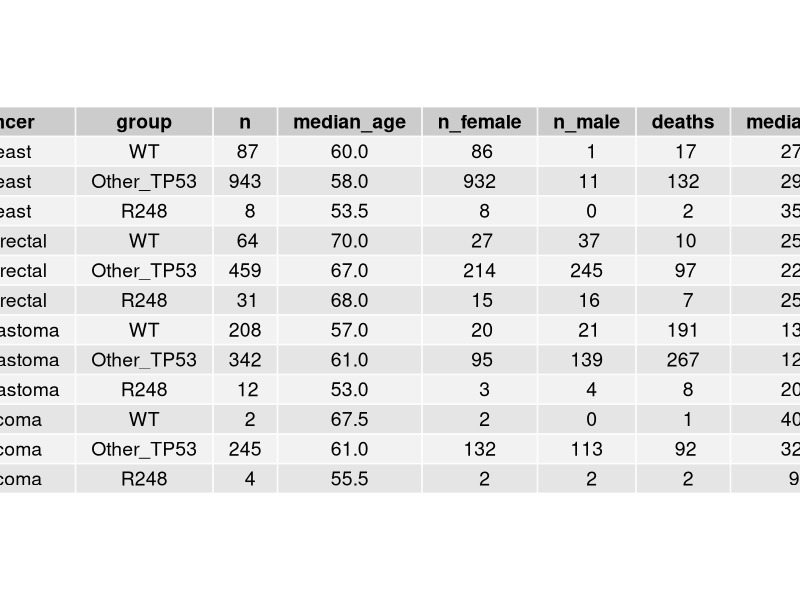
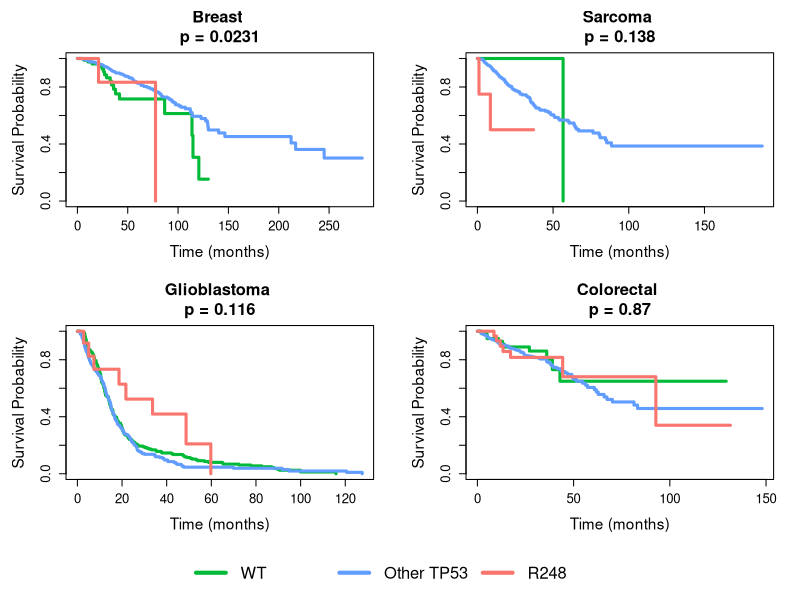
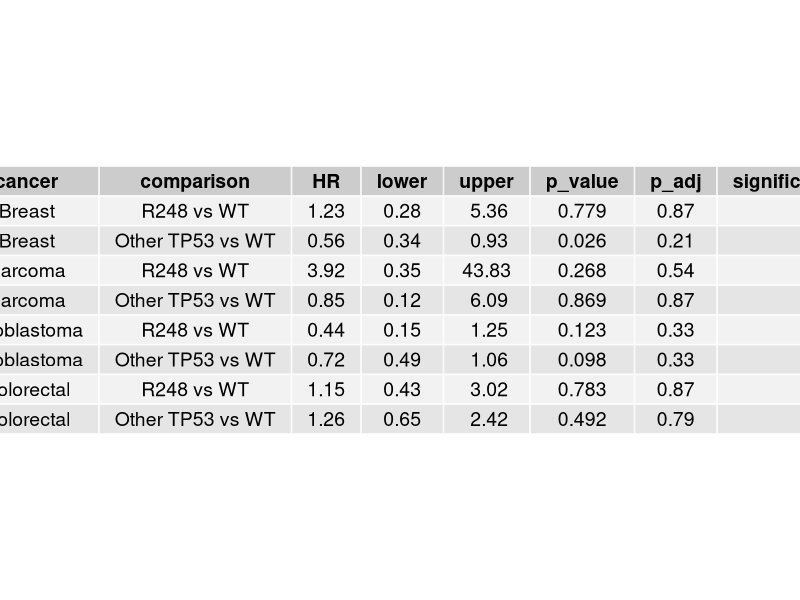
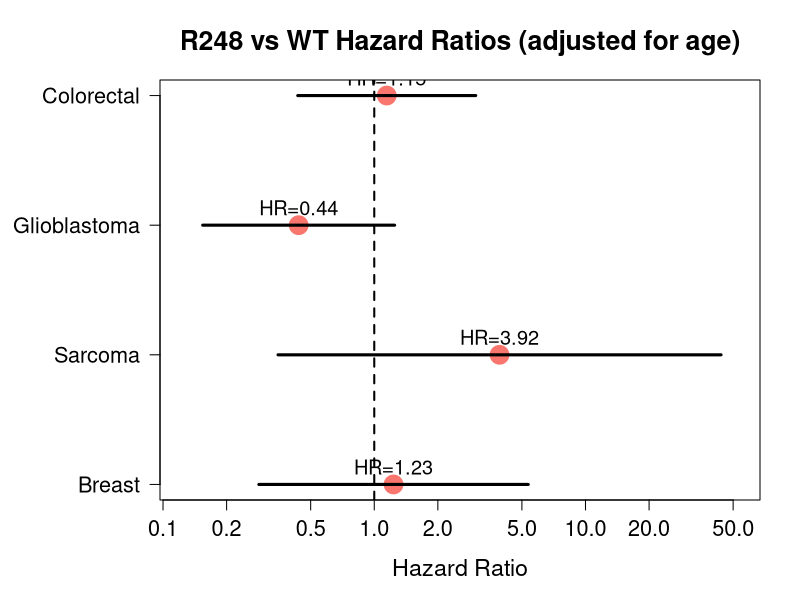

Reproduce these figures in R, in order.
# Load required libraries
library(dplyr)
library(survival)
library(gridExtra)
library(grid)

# Read mutation and clinical data for multiple cancer types
brca_mut <- read.delim("./data/mutations_brca.txt")
brca_clin <- read.delim("./data/brca_tcga_pan_can_atlas_2018_clinical_data.tsv")

sarc_mut <- read.delim("./data/mutations_sarc.txt")
sarc_clin <- read.delim("./data/sarc_tcga_pan_can_atlas_2018_clinical_data.tsv")

gbm_mut <- read.delim("./data/mutations_gbm.txt")
gbm_clin <- read.delim("./data/gbm_tcga_pan_can_atlas_2018_clinical_data.tsv")

coad_mut <- read.delim("./data/mutations_coad.txt")
coad_clin <- read.delim("./data/coadread_tcga_pan_can_atlas_2018_clinical_data.tsv")

# Function to process mutation and clinical data
process_data <- function(mut, clin, cancer_name) {
  # Identify TP53 R248 mutations vs other TP53 mutations
  tp53 <- mut %>%
    mutate(patient = SAMPLE_ID,
           group = ifelse(grepl("R248", TP53), "R248", "Other_TP53")) %>%
    select(patient, group) %>%
    distinct()
  
  # Merge with clinical data and define survival variables
  clin %>%
    mutate(patient = Sample.ID) %>%
    left_join(tp53, by = "patient") %>%
    mutate(
      group = ifelse(is.na(group), "WT", group),   # Wildtype if no TP53 mutation
      time = as.numeric(Overall.Survival..Months.),  # Survival time in months
      status = ifelse(Overall.Survival.Status == "1:DECEASED", 1, 0), # Event indicator
      age = as.numeric(Diagnosis.Age),
      sex = Sex,
      cancer = cancer_name
    ) %>%
    filter(!is.na(time), !is.na(status), time >= 1) %>%
    select(patient, group, time, status, age, sex, cancer)
}

# Process each cancer type
brca <- process_data(brca_mut, brca_clin, "Breast")
sarc <- process_data(sarc_mut, sarc_clin, "Sarcoma")
gbm <- process_data(gbm_mut, gbm_clin, "Glioblastoma")
coad <- process_data(coad_mut, coad_clin, "Colorectal")

# Combine all cancer types into a single dataset
data <- bind_rows(brca, sarc, gbm, coad)
data$group <- factor(data$group, levels = c("WT", "Other_TP53", "R248"))

# ------------------------------
# Descriptive statistics
# ------------------------------
summary_overall <- data %>%
  group_by(cancer, group) %>%
  summarise(
    n = n(),
    median_age = round(median(age, na.rm = TRUE), 1),
    n_female = sum(sex == "Female", na.rm = TRUE),
    n_male = sum(sex == "Male", na.rm = TRUE),
    deaths = sum(status),
    median_OS = round(median(time), 1),
    .groups = "drop"
  )
print(summary_overall)

# Display descriptive table as a figure
grid.newpage()
grid.table(summary_overall, rows = NULL,
           theme = ttheme_default(base_size = 14, padding = unit(c(8,4), "mm")))

# Compare ages between R248 and WT patients
for (cancer in unique(data$cancer)) {
  d <- filter(data, cancer == !!cancer, !is.na(age))
  wt <- d$age[d$group == "WT"]
  r248 <- d$age[d$group == "R248"]
  if (length(r248) >= 5) {
    t_test <- t.test(r248, wt)
    cat(cancer, "- R248 vs WT: p =", format.pval(t_test$p.value, digits = 3), "\n")
  }
}

# ------------------------------
# Kaplan-Meier survival analysis
# ------------------------------
layout(matrix(c(1,2,3,4,5,5), nrow = 3, byrow = TRUE), heights = c(1,1,0.2))
par(mar = c(5,5,4,2), cex.lab = 1.4, cex.axis = 1.2, cex.main = 1.5)

for (cancer in unique(data$cancer)) {
  d <- filter(data, cancer == !!cancer)
  fit <- survfit(Surv(time, status) ~ group, data = d)
  
  logrank <- survdiff(Surv(time, status) ~ group, data = d)
  pval <- pchisq(logrank$chisq, length(logrank$n)-1, lower.tail = FALSE)
  
  cat(cancer, ": p =", format.pval(pval, digits = 3), "\n")
  
  plot(fit, col = c("#00BA38","#619CFF","#F8766D"), lwd = 3,
       xlab = "Time (months)", ylab = "Survival Probability",
       main = paste(cancer, "\np =", format.pval(pval, digits = 3)))
}

# Add legend at bottom
par(mar = c(0,0,0,0))
plot.new()
legend("center", legend = c("WT","Other TP53","R248"),
       col = c("#00BA38","#619CFF","#F8766D"), lwd = 4,
       bty = "n", cex = 1.5, ncol = 3, horiz = TRUE)

par(mfrow = c(1,1))
layout(1)

# ------------------------------
# Cox proportional hazards models
# ------------------------------
cox_results <- data.frame()
for (cancer in unique(data$cancer)) {
  d <- filter(data, cancer == !!cancer, !is.na(age))
  if (nrow(d) < 30) next
  
  model <- coxph(Surv(time, status) ~ group + age, data = d)
  s <- summary(model)
  
  if ("groupR248" %in% rownames(s$coefficients)) {
    cox_results <- rbind(cox_results, data.frame(
      cancer = cancer,
      comparison = "R248 vs WT",
      HR = s$conf.int["groupR248",1],
      lower = s$conf.int["groupR248",3],
      upper = s$conf.int["groupR248",4],
      p_value = s$coefficients["groupR248",5]
    ))
  }
  
  if ("groupOther_TP53" %in% rownames(s$coefficients)) {
    cox_results <- rbind(cox_results, data.frame(
      cancer = cancer,
      comparison = "Other TP53 vs WT",
      HR = s$conf.int["groupOther_TP53",1],
      lower = s$conf.int["groupOther_TP53",3],
      upper = s$conf.int["groupOther_TP53",4],
      p_value = s$coefficients["groupOther_TP53",5]
    ))
  }
}

cox_results$p_adj <- p.adjust(cox_results$p_value, method = "BH")
cox_results$significant <- ifelse(cox_results$p_adj < 0.05, "*", "")
print(cox_results)

# Display Cox regression results as table
grid.newpage()
cox_display <- cox_results %>%
  mutate(HR = round(HR,2),
         lower = round(lower,2),
         upper = round(upper,2),
         p_value = format.pval(p_value, digits = 2),
         p_adj = format.pval(p_adj, digits = 2)) %>%
  select(cancer, comparison, HR, lower, upper, p_value, p_adj, significant)
grid.table(cox_display, rows = NULL,
           theme = ttheme_default(base_size = 14, padding = unit(c(8,4), "mm")))

# ------------------------------
# Forest plot for R248 vs WT hazard ratios
# ------------------------------
forest_data <- cox_results %>% filter(comparison == "R248 vs WT")
par(mar = c(5,8,4,2), cex.lab = 1.4, cex.axis = 1.3, cex.main = 1.6)
plot(forest_data$HR, 1:nrow(forest_data), xlim = c(min(forest_data$lower)*0.8, max(forest_data$upper)*1.2),
     yaxt = "n", ylab = "", xlab = "Hazard Ratio", log = "x",
     pch = 19, col = "#F8766D", cex = 2.5,
     main = "R248 vs WT Hazard Ratios (adjusted for age)")
abline(v = 1, lty = 2, lwd = 2)
segments(forest_data$lower, 1:nrow(forest_data), forest_data$upper, 1:nrow(forest_data), lwd = 3)
axis(2, at = 1:nrow(forest_data), labels = forest_data$cancer, las = 1, cex.axis = 1.3)
text(forest_data$HR, 1:nrow(forest_data), 
     labels = paste0("HR=", round(forest_data$HR,2), forest_data$significant),
     pos = 3, cex = 1.2)

